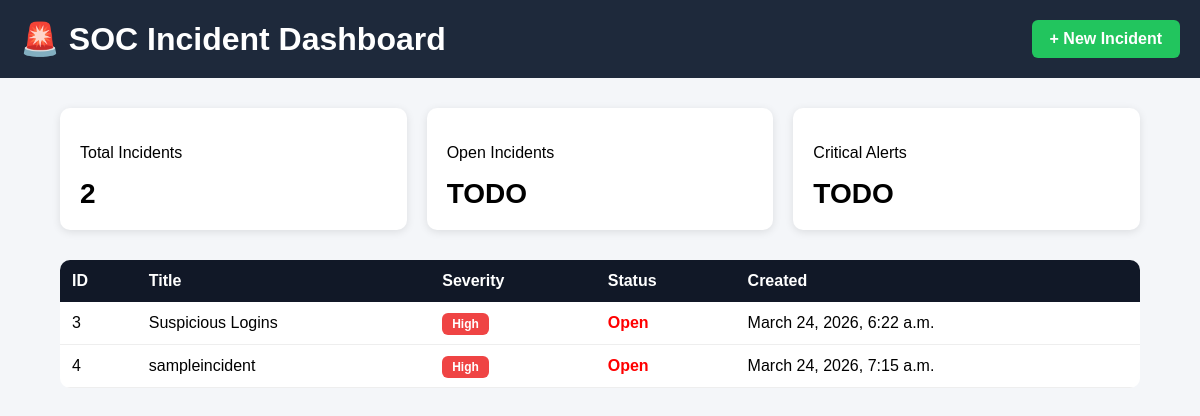
Page /incidents/ on the committed database.
### incidents/models.py (models this page shows, shortened)
class Incident(models.Model):
    SEVERITY_CHOICES = [
        ('Low', 'Low'),
        ('Medium', 'Medium'),
        ('High', 'High'),
        ('Critical', 'Critical')
    ]
    title = models.CharField(max_length=200)
    description = models.TextField()
    source = models.CharField(max_length=200, blank=True)
    host = models.CharField(max_length=200, blank=True)
    mitre_technique = models.CharField(max_length=50, blank=True)
    severity = models.CharField(max_length=10, choices=SEVERITY_CHOICES)
    created_at = models.DateTimeField(auto_now_add=True)
    resolved = models.BooleanField(default=False)

### incidents/views.py (the view)
# urls.py: path("", views.incident_list, name="incident_list")
def incident_list(request):
    incidents = Incident.objects.all()
    return render(request, "incidents/list.html", {"incidents":incidents})

### incidents/templates/incidents/list.html (shortened to what this page needs)
<!DOCTYPE html>
<html>
<head>
</head>
<body>
<div class="header">
<h1>🚨 SOC Incident Dashboard</h1>
<a class="add-btn">+ New Incident</a>
</div>
<div class="container">
<div class="stats">
<div class="card">
<p>Total Incidents</p>
<h3>{{ incidents|length }}</h3>
</div>
<div class="card">
<p>Open Incidents</p>
<h3>TODO</h3>
</div>
<div class="card">
<p>Critical Alerts</p>
<h3>TODO</h3>
</div>
</div>
<table>
<tr>
<th>ID</th>
<th>Title</th>
<th>Severity</th>
<th>Status</th>
<th>Created</th>
</tr>
{% for incident in incidents %}
<tr>
<td>{{ incident.id }}</td>
<td>{{ incident.title }}</td>
<td>
<span class="badge {{ incident.severity|lower }}">
{{ incident.severity }}
</span>
</td>
<td>
{% if incident.resolved %}
<span class="status-closed">Resolved</span>
{% else %}
<span class="status-open">Open</span>
{% endif %}
</td>
<td>{{ incident.created_at }}</td>
</tr>
{% endfor %}
</table>
</div>
</body>
</html>

### incidents/templates/incidents/list.html (style rules this page uses)
body { font-family: Arial, sans-serif; background:#f4f6f9; margin:0; }
.header { background:#1e293b; color:white; padding:20px; display:flex; justify-content:space-between; align-items:center; }
.header h1 { margin:0; }
.add-btn { background:#22c55e; padding:10px 18px; color:white; border-radius:6px; text-decoration:none; font-weight:bold; }
.container { width:90%; margin:auto; margin-top:30px; }
.stats { display:flex; gap:20px; margin-bottom:30px; }
.card { flex:1; background:white; padding:20px; border-radius:10px; box-shadow:0 2px 8px rgba(0,0,0,0.1); }
.card h3 { margin:0; font-size:28px; }
table { width:100%; border-collapse:collapse; background:white; border-radius:10px; overflow:hidden; }
th { background:#111827; color:white; padding:12px; text-align:left; }
td { padding:12px; border-bottom:1px solid #eee; }
.badge { padding:4px 10px; border-radius:6px; font-size:12px; font-weight:bold; }
.high { background:#ef4444;color:white; }
.status-open { color:red; font-weight:bold; }

### rows in the picture
Incident: id "3", title "Suspicious Logins", severity "High", resolved "Open", created_at "March 24, 2026, 6:22 a.m."
Incident: id "4", title "sampleincident", severity "High", resolved "Open", created_at "March 24, 2026, 7:15 a.m."

### other values in the picture
{{ incidents|length }} "2"
